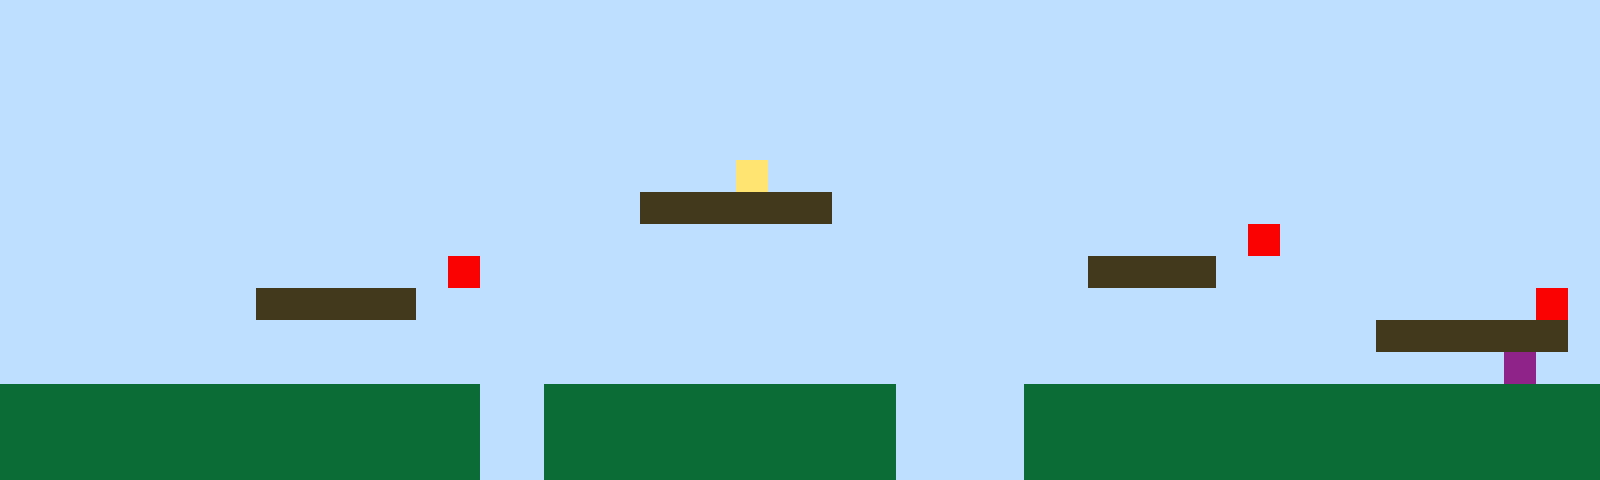

This is a level from a 2D game, rendered from its Tiled map with the project's own tilesets. A one-line summary and the complete map file follow:
An orthogonal 50x15 tile map with 32x32 px tiles, 1 tile layer (Tile Layer 1).

<map version="1.10" tiledversion="1.11.2" orientation="orthogonal" renderorder="right-up" width="50" height="15" tilewidth="32" tileheight="32" infinite="0" nextlayerid="2" nextobjectid="1"><editorsettings><export target="map1.csv" format="csv" /></editorsettings><tileset firstgid="1" name="sprites" tilewidth="32" tileheight="32" tilecount="6" columns="3"><image source="sprites.png" width="96" height="64" /></tileset><layer id="1" name="Tile Layer 1" width="50" height="15"><data encoding="csv">1,1,1,1,1,1,1,1,1,1,1,1,1,1,1,1,1,1,1,1,1,1,1,1,1,1,1,1,1,1,1,1,1,1,1,1,1,1,1,1,1,1,1,1,1,1,1,1,1,1,1,1,1,1,1,1,1,1,1,1,1,1,1,1,1,1,1,1,1,1,1,1,1,1,1,1,1,1,1,1,1,1,1,1,1,1,1,1,1,1,1,1,1,1,1,1,1,1,1,1,1,1,1,1,1,1,1,1,1,1,1,1,1,1,1,1,1,1,1,1,1,1,1,1,1,1,1,1,1,1,1,1,1,1,1,1,1,1,1,1,1,1,1,1,1,1,1,1,1,1,1,1,1,1,1,1,1,1,1,1,1,1,1,1,1,1,1,1,1,1,1,1,1,1,1,1,1,1,1,1,1,1,1,1,1,1,1,1,1,1,1,1,1,1,1,1,1,1,1,1,1,1,1,1,1,1,1,1,1,1,1,1,1,1,1,1,1,1,1,1,1,1,1,1,1,1,1,1,1,1,1,1,1,1,1,1,1,1,1,1,1,1,1,1,1,1,1,1,1,1,1,1,1,1,1,1,1,1,1,1,1,1,1,1,1,1,1,1,1,1,1,1,1,4,1,1,1,1,1,1,1,1,1,1,1,1,1,1,1,1,1,1,1,1,1,1,1,1,1,1,1,1,1,1,1,1,1,1,1,1,1,1,1,1,1,1,1,1,1,1,3,3,3,3,3,3,1,1,1,1,1,1,1,1,1,1,1,1,1,1,1,1,1,1,1,1,1,1,1,1,1,1,1,1,1,1,1,1,1,1,1,1,1,1,1,1,1,1,1,1,1,1,1,1,1,1,1,1,1,1,1,1,1,1,1,1,1,1,1,5,1,1,1,1,1,1,1,1,1,1,1,1,1,1,1,1,1,1,1,1,1,1,1,1,5,1,1,1,1,1,1,1,1,1,1,1,1,1,1,1,1,1,1,1,3,3,3,3,1,1,1,1,1,1,1,1,1,1,1,1,1,1,1,1,1,1,1,1,3,3,3,3,3,1,1,1,1,1,1,1,1,1,1,1,1,1,1,1,1,1,1,1,1,1,1,1,1,1,1,1,1,1,1,1,1,1,1,1,5,1,1,1,1,1,1,1,1,1,1,1,1,1,1,1,1,1,1,1,1,1,1,1,1,1,1,1,1,1,1,1,1,1,1,1,1,1,1,1,1,1,1,1,1,3,3,3,3,3,3,1,1,1,1,1,1,1,1,1,1,1,1,1,1,1,1,1,1,1,1,1,1,1,1,1,1,1,1,1,1,1,1,1,1,1,1,1,1,1,1,1,1,1,1,1,1,1,1,6,1,1,2,2,2,2,2,2,2,2,2,2,2,2,2,2,2,1,1,2,2,2,2,2,2,2,2,2,2,2,1,1,1,1,2,2,2,2,2,2,2,2,2,2,2,2,2,2,2,2,2,2,2,2,2,2,2,2,2,2,2,2,2,2,2,2,2,1,1,2,2,2,2,2,2,2,2,2,2,2,1,1,1,1,2,2,2,2,2,2,2,2,2,2,2,2,2,2,2,2,2,2,2,2,2,2,2,2,2,2,2,2,2,2,2,2,2,1,1,2,2,2,2,2,2,2,2,2,2,2,1,1,1,1,2,2,2,2,2,2,2,2,2,2,2,2,2,2,2,2,2,2</data></layer></map>
